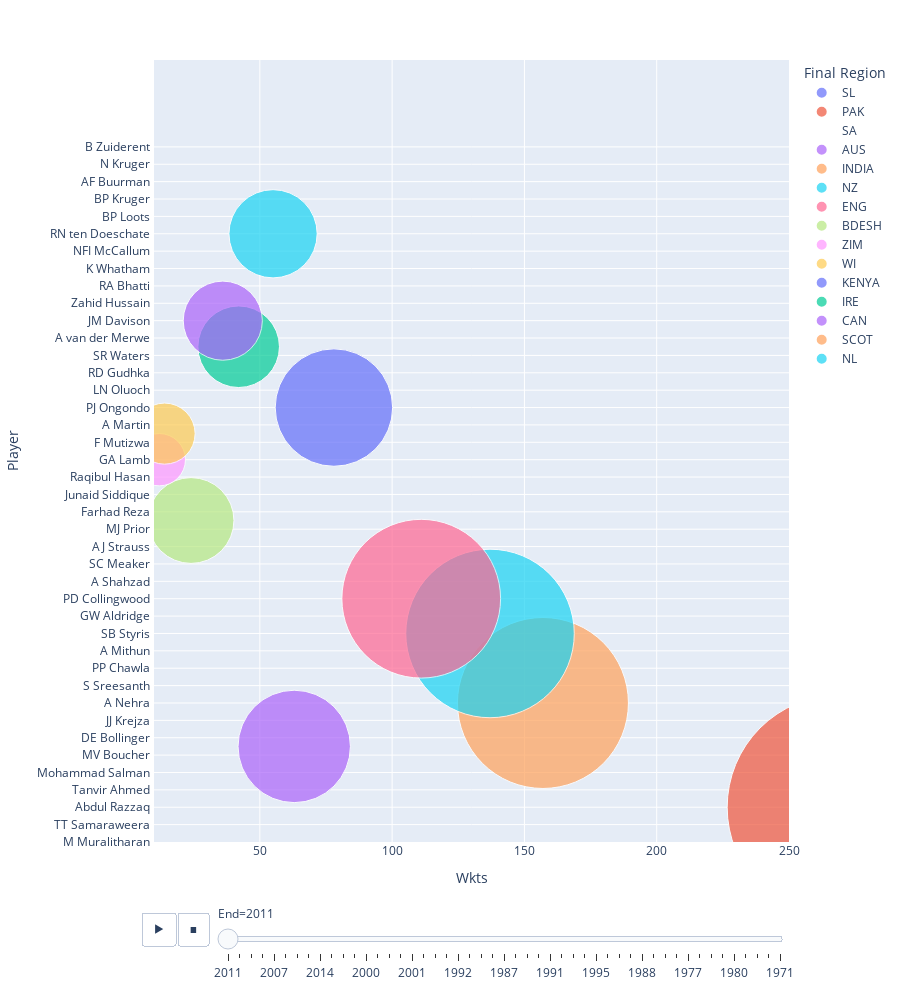

This figure's notebook cell:
### Code cell
import plotly.express as px
px.scatter(bowling_odi, x="Wkts", y="Player", animation_frame="End", animation_group="Final Region",
           size="Runs", color="Final Region", hover_name="Final Region",
           log_x=False, size_max=200, range_x=[10,250], range_y=[0,90], height=1000)

### Figure 1 — Plotly figure (JSON) as saved in the notebook; plotly's stock layout.template omitted (floating-point values rounded to 4 significant figures)
{"data": [{"hovertemplate": "<b>%{hovertext}</b><br><br>Final Region=SL<br>End=2011<br>Wkts=%{x}<br>Player=%{y}<br>Runs=%{marker.size}<extra></extra>", "hovertext": ["SL", "SL", "SL", "SL"], "ids": ["SL", "SL", "SL", "SL"], "legendgroup": "SL", "marker": {"color": "#636efa", "size": [12326, 11871, 542, 33], "sizemode": "area", "sizeref": 0.3408, "symbol": "circle"}, "mode": "markers", "name": "SL", "orientation": "h", "showlegend": true, "type": "scatter", "x": [534, 323, 11, 1], "xaxis": "x", "y": ["M Muralitharan ", "ST Jayasuriya ", "TT Samaraweera ", "LPC Silva "], "yaxis": "y"}, {"hovertemplate": "<b>%{hovertext}</b><br><br>Final Region=PAK<br>End=2011<br>Wkts=%{x}<br>Player=%{y}<br>Runs=%{marker.size}<extra></extra>", "hovertext": ["PAK", "PAK", "PAK", "PAK", "PAK", "PAK"], "ids": ["PAK", "PAK", "PAK", "PAK", "PAK", "PAK"], "legendgroup": "PAK", "marker": {"color": "#EF553B", "size": [8564, 6169, 83, 85, 0, 0], "sizemode": "area", "sizeref": 0.3408, "symbol": "circle"}, "mode": "markers", "name": "PAK", "orientation": "h", "showlegend": true, "type": "scatter", "x": [269, 247, 2, 1, 0, 0], "xaxis": "x", "y": ["Abdul Razzaq ", "Shoaib Akhtar ", "Tanvir Ahmed ", "Taufeeq Umar ", "Mohammad Salman ", "Usman Salahuddin "], "yaxis": "y"}, {"hovertemplate": "<b>%{hovertext}</b><br><br>Final Region=SA<br>End=2011<br>Wkts=%{x}<br>Player=%{y}<br>Runs=%{marker.size}<extra></extra>", "hovertext": ["SA"], "ids": ["SA"], "legendgroup": "SA", "marker": {"color": "#00cc96", "size": [0], "sizemode": "area", "sizeref": 0.3408, "symbol": "circle"}, "mode": "markers", "name": "SA", "orientation": "h", "showlegend": true, "type": "scatter", "x": [0], "xaxis": "x", "y": ["MV Boucher "], "yaxis": "y"}, {"hovertemplate": "<b>%{hovertext}</b><br><br>Final Region=AUS<br>End=2011<br>Wkts=%{x}<br>Player=%{y}<br>Runs=%{marker.size}<extra></extra>", "hovertext": ["AUS", "AUS", "AUS", "AUS", "AUS"], "ids": ["AUS", "AUS", "AUS", "AUS", "AUS"], "legendgroup": "AUS", "marker": {"color": "#ab63fa", "size": [2152, 1482, 1461, 331, 0], "sizemode": "area", "sizeref": 0.3408, "symbol": "circle"}, "mode": "markers", "name": "AUS", "orientation": "h", "showlegend": true, "type": "scatter", "x": [63, 62, 62, 7, 0], "xaxis": "x", "y": ["NM Hauritz ", "DE Bollinger ", "SW Tait ", "JJ Krejza ", "CJ Ferguson "], "yaxis": "y"}, {"hovertemplate": "<b>%{hovertext}</b><br><br>Final Region=INDIA<br>End=2011<br>Wkts=%{x}<br>Player=%{y}<br>Runs=%{marker.size}<extra></extra>", "hovertext": ["INDIA", "INDIA", "INDIA", "INDIA", "INDIA", "INDIA", "INDIA", "INDIA"], "ids": ["INDIA", "INDIA", "INDIA", "INDIA", "INDIA", "INDIA", "INDIA", "INDIA"], "legendgroup": "INDIA", "marker": {"color": "#FFA15A", "size": [4981, 2603, 2508, 2343, 1117, 170, 203, 0], "sizemode": "area", "sizeref": 0.3408, "symbol": "circle"}, "mode": "markers", "name": "INDIA", "orientation": "h", "showlegend": true, "type": "scatter", "x": [157, 86, 75, 69, 32, 4, 3, 0], "xaxis": "x", "y": ["A Nehra ", "MM Patel ", "S Sreesanth ", "RP Singh ", "PP Chawla ", "R Dravid ", "A Mithun ", "S Badrinath "], "yaxis": "y"}, {"hovertemplate": "<b>%{hovertext}</b><br><br>Final Region=NZ<br>End=2011<br>Wkts=%{x}<br>Player=%{y}<br>Runs=%{marker.size}<extra></extra>", "hovertext": ["NZ", "NZ", "NZ", "NZ"], "ids": ["NZ", "NZ", "NZ", "NZ"], "legendgroup": "NZ", "marker": {"color": "#19d3f3", "size": [4839, 155, 98, 0], "sizemode": "area", "sizeref": 0.3408, "symbol": "circle"}, "mode": "markers", "name": "NZ", "orientation": "h", "showlegend": true, "type": "scatter", "x": [137, 3, 1, 0], "xaxis": "x", "y": ["SB Styris ", "LJ Woodcock ", "GW Aldridge ", "JM How "], "yaxis": "y"}, {"hovertemplate": "<b>%{hovertext}</b><br><br>Final Region=ENG<br>End=2011<br>Wkts=%{x}<br>Player=%{y}<br>Runs=%{marker.size}<extra></extra>", "hovertext": ["ENG", "ENG", "ENG", "ENG", "ENG", "ENG", "ENG", "ENG", "ENG"], "ids": ["ENG", "ENG", "ENG", "ENG", "ENG", "ENG", "ENG", "ENG", "ENG"], "legendgroup": "ENG", "marker": {"color": "#FF6692", "size": [4294, 1075, 490, 705, 110, 72, 3, 0, 0], "sizemode": "area", "sizeref": 0.3408, "symbol": "circle"}, "mode": "markers", "name": "ENG", "orientation": "h", "showlegend": true, "type": "scatter", "x": [111, 21, 17, 15, 2, 0, 0, 0, 0], "xaxis": "x", "y": ["PD Collingwood ", "MH Yardy ", "A Shahzad ", "CT Tremlett ", "SC Meaker ", "SG Borthwick ", "AJ Strauss ", "SM Davies ", "MJ Prior "], "yaxis": "y"}, {"hovertemplate": "<b>%{hovertext}</b><br><br>Final Region=BDESH<br>End=2011<br>Wkts=%{x}<br>Player=%{y}<br>Runs=%{marker.size}<extra></extra>", "hovertext": ["BDESH", "BDESH", "BDESH", "BDESH", "BDESH", "BDESH", "BDESH"], "ids": ["BDESH", "BDESH", "BDESH", "BDESH", "BDESH", "BDESH", "BDESH"], "legendgroup": "BDESH", "marker": {"color": "#B6E880", "size": [1255, 1017, 572, 13, 9, 0, 0], "sizemode": "area", "sizeref": 0.3408, "symbol": "circle"}, "mode": "markers", "name": "BDESH", "orientation": "h", "showlegend": true, "type": "scatter", "x": [24, 22, 14, 0, 0, 0, 0], "xaxis": "x", "y": ["Alok Kapali ", "Farhad Reza ", "Sohrawordi Shuvo ", "Junaid Siddique ", "Shuvagata Hom ", "Raqibul Hasan ", "Shahriar Nafees "], "yaxis": "y"}, {"hovertemplate": "<b>%{hovertext}</b><br><br>Final Region=ZIM<br>End=2011<br>Wkts=%{x}<br>Player=%{y}<br>Runs=%{marker.size}<extra></extra>", "hovertext": ["ZIM", "ZIM", "ZIM"], "ids": ["ZIM", "ZIM", "ZIM"], "legendgroup": "ZIM", "marker": {"color": "#FF97FF", "size": [467, 69, 0], "sizemode": "area", "sizeref": 0.3408, "symbol": "circle"}, "mode": "markers", "name": "ZIM", "orientation": "h", "showlegend": true, "type": "scatter", "x": [12, 3, 0], "xaxis": "x", "y": ["GA Lamb ", "N Ncube ", "F Mutizwa "], "yaxis": "y"}, {"hovertemplate": "<b>%{hovertext}</b><br><br>Final Region=WI<br>End=2011<br>Wkts=%{x}<br>Player=%{y}<br>Runs=%{marker.size}<extra></extra>", "hovertext": ["WI", "WI", "WI"], "ids": ["WI", "WI", "WI"], "legendgroup": "WI", "marker": {"color": "#FECB52", "size": [636, 296, 0], "sizemode": "area", "sizeref": 0.3408, "symbol": "circle"}, "mode": "markers", "name": "WI", "orientation": "h", "showlegend": true, "type": "scatter", "x": [14, 11, 0], "xaxis": "x", "y": ["S Chanderpaul ", "A Martin ", "DP Hyatt "], "yaxis": "y"}, {"hovertemplate": "<b>%{hovertext}</b><br><br>Final Region=KENYA<br>End=2011<br>Wkts=%{x}<br>Player=%{y}<br>Runs=%{marker.size}<extra></extra>", "hovertext": ["KENYA", "KENYA", "KENYA", "KENYA", "KENYA", "KENYA", "KENYA"], "ids": ["KENYA", "KENYA", "KENYA", "KENYA", "KENYA", "KENYA", "KENYA"], "legendgroup": "KENYA", "marker": {"color": "#636efa", "size": [2350, 2169, 79, 28, 60, 28, 14], "sizemode": "area", "sizeref": 0.3408, "symbol": "circle"}, "mode": "markers", "name": "KENYA", "orientation": "h", "showlegend": true, "type": "scatter", "x": [78, 48, 5, 2, 1, 0, 0], "xaxis": "x", "y": ["PJ Ongondo ", "JK Kamande ", "LN Oluoch ", "DS Wesonga ", "RD Gudhka ", "EB Ringera ", "SR Waters "], "yaxis": "y"}, {"hovertemplate": "<b>%{hovertext}</b><br><br>Final Region=IRE<br>End=2011<br>Wkts=%{x}<br>Player=%{y}<br>Runs=%{marker.size}<extra></extra>", "hovertext": ["IRE", "IRE", "IRE"], "ids": ["IRE", "IRE", "IRE"], "legendgroup": "IRE", "marker": {"color": "#00cc96", "size": [1134, 323, 234], "sizemode": "area", "sizeref": 0.3408, "symbol": "circle"}, "mode": "markers", "name": "IRE", "orientation": "h", "showlegend": true, "type": "scatter", "x": [42, 11, 10], "xaxis": "x", "y": ["AC Botha ", "A van der Merwe ", "NG Jones "], "yaxis": "y"}, {"hovertemplate": "<b>%{hovertext}</b><br><br>Final Region=CAN<br>End=2011<br>Wkts=%{x}<br>Player=%{y}<br>Runs=%{marker.size}<extra></extra>", "hovertext": ["CAN", "CAN", "CAN", "CAN", "CAN", "CAN", "CAN"], "ids": ["CAN", "CAN", "CAN", "CAN", "CAN", "CAN", "CAN"], "legendgroup": "CAN", "marker": {"color": "#ab63fa", "size": [1067, 448, 94, 25, 0, 0, 0], "sizemode": "area", "sizeref": 0.3408, "symbol": "circle"}, "mode": "markers", "name": "CAN", "orientation": "h", "showlegend": true, "type": "scatter", "x": [36, 12, 2, 0, 0, 0, 0], "xaxis": "x", "y": ["JM Davison ", "WD Balaji Rao ", "Zahid Hussain ", "TG Gordon ", "RA Bhatti ", "ZE Surkari ", "K Whatham "], "yaxis": "y"}, {"hovertemplate": "<b>%{hovertext}</b><br><br>Final Region=SCOT<br>End=2011<br>Wkts=%{x}<br>Player=%{y}<br>Runs=%{marker.size}<extra></extra>", "hovertext": ["SCOT", "SCOT", "SCOT"], "ids": ["SCOT", "SCOT", "SCOT"], "legendgroup": "SCOT", "marker": {"color": "#FFA15A", "size": [38, 0, 0], "sizemode": "area", "sizeref": 0.3408, "symbol": "circle"}, "mode": "markers", "name": "SCOT", "orientation": "h", "showlegend": true, "type": "scatter", "x": [0, 0, 0], "xaxis": "x", "y": ["GI Maiden ", "NFI McCallum ", "DF Watts "], "yaxis": "y"}, {"hovertemplate": "<b>%{hovertext}</b><br><br>Final Region=NL<br>End=2011<br>Wkts=%{x}<br>Player=%{y}<br>Runs=%{marker.size}<extra></extra>", "hovertext": ["NL", "NL", "NL", "NL", "NL", "NL", "NL", "NL", "NL", "NL", "NL"], "ids": ["NL", "NL", "NL", "NL", "NL", "NL", "NL", "NL", "NL", "NL", "NL"], "legendgroup": "NL", "marker": {"color": "#19d3f3", "size": [1327, 690, 287, 86, 131, 195, 0, 0, 0, 0, 0], "sizemode": "area", "sizeref": 0.3408, "symbol": "circle"}, "mode": "markers", "name": "NL", "orientation": "h", "showlegend": true, "type": "scatter", "x": [55, 17, 6, 5, 3, 1, 0, 0, 0, 0, 0], "xaxis": "x", "y": ["RN ten Doeschate ", "Adeel Raja ", "BP Loots ", "TJ Heggelman ", "BP Kruger ", "BA Westdijk ", "AF Buurman ", "WP Diepeveen ", "N Kruger ", "VAB Tewarie ", "B Zuiderent "], "yaxis": "y"}], "layout": {"height": 1000, "legend": {"itemsizing": "constant", "title": {"text": "Final Region"}, "tracegroupgap": 0}, "margin": {"t": 60}, "sliders": [{"active": 0, "currentvalue": {"prefix": "End="}, "len": 0.9, "pad": {"b": 10, "t": 60}, "steps": [{"args": [["2011"], {"frame": {"duration": 0, "redraw": false}, "fromcurrent": true, "mode": "immediate", "transition": {"duration": 0, "easing": "linear"}}], "label": "2011", "method": "animate"}, {"args": [["2003"], {"frame": {"duration": 0, "redraw": false}, "fromcurrent": true, "mode": "immediate", "transition": {"duration": 0, "easing": "linear"}}], "label": "2003", "method": "animate"}, {"args": [["2008"], {"frame": {"duration": 0, "redraw": false}, "fromcurrent": true, "mode": "immediate", "transition": {"duration": 0, "easing": "linear"}}], "label": "2008", "method": "animate"}, {"args": [["2015"], {"frame": {"duration": 0, "redraw": false}, "fromcurrent": true, "mode": "immediate", "transition": {"duration": 0, "easing": "linear"}}], "label": "2015", "method": "animate"}, {"args": [["2007"], {"frame": {"duration": 0, "redraw": false}, "fromcurrent": true, "mode": "immediate", "transition": {"duration": 0, "easing": "linear"}}], "label": "2007", "method": "animate"}, {"args": [["2012"], {"frame": {"duration": 0, "redraw": false}, "fromcurrent": true, "mode": "immediate", "transition": {"duration": 0, "easing": "linear"}}], "label": "2012", "method": "animate"}, {"args": [["2019"], {"frame": {"duration": 0, "redraw": false}, "fromcurrent": true, "mode": "immediate", "transition": {"duration": 0, "easing": "linear"}}], "label": "2019", "method": "animate"}, {"args": [["2005"], {"frame": {"duration": 0, "redraw": false}, "fromcurrent": true, "mode": "immediate", "transition": {"duration": 0, "easing": "linear"}}], "label": "2005", "method": "animate"}, {"args": [["2014"], {"frame": {"duration": 0, "redraw": false}, "fromcurrent": true, "mode": "immediate", "transition": {"duration": 0, "easing": "linear"}}], "label": "2014", "method": "animate"}, {"args": [["2009"], {"frame": {"duration": 0, "redraw": false}, "fromcurrent": true, "mode": "immediate", "transition": {"duration": 0, "easing": "linear"}}], "label": "2009", "method": "animate"}, {"args": [["1994"], {"frame": {"duration": 0, "redraw": false}, "fromcurrent": true, "mode": "immediate", "transition": {"duration": 0, "easing": "linear"}}], "label": "1994", "method": "animate"}, {"args": [["2006"], {"frame": {"duration": 0, "redraw": false}, "fromcurrent": true, "mode": "immediate", "transition": {"duration": 0, "easing": "linear"}}], "label": "2006", "method": "animate"}, {"args": [["2000"], {"frame": {"duration": 0, "redraw": false}, "fromcurrent": true, "mode": "immediate", "transition": {"duration": 0, "easing": "linear"}}], "label": "2000", "method": "animate"}, {"args": [["2004"], {"frame": {"duration": 0, "redraw": false}, "fromcurrent": true, "mode": "immediate", "transition": {"duration": 0, "easing": "linear"}}], "label": "2004", "method": "animate"}, {"args": [["1996"], {"frame": {"duration": 0, "redraw": false}, "fromcurrent": true, "mode": "immediate", "transition": {"duration": 0, "easing": "linear"}}], "label": "1996", "method": "animate"}, {"args": [["2017"], {"frame": {"duration": 0, "redraw": false}, "fromcurrent": true, "mode": "immediate", "transition": {"duration": 0, "easing": "linear"}}], "label": "2017", "method": "animate"}, {"args": [["2001"], {"frame": {"duration": 0, "redraw": false}, "fromcurrent": true, "mode": "immediate", "transition": {"duration": 0, "easing": "linear"}}], "label": "2001", "method": "animate"}, {"args": [["2002"], {"frame": {"duration": 0, "redraw": false}, "fromcurrent": true, "mode": "immediate", "transition": {"duration": 0, "easing": "linear"}}], "label": "2002", "method": "animate"}, {"args": [["2018"], {"frame": {"duration": 0, "redraw": false}, "fromcurrent": true, "mode": "immediate", "transition": {"duration": 0, "easing": "linear"}}], "label": "2018", "method": "animate"}, {"args": [["1998"], {"frame": {"duration": 0, "redraw": false}, "fromcurrent": true, "mode": "immediate", "transition": {"duration": 0, "easing": "linear"}}], "label": "1998", "method": "animate"}, {"args": [["1992"], {"frame": {"duration": 0, "redraw": false}, "fromcurrent": true, "mode": "immediate", "transition": {"duration": 0, "easing": "linear"}}], "label": "1992", "method": "animate"}, {"args": [["2016"], {"frame": {"duration": 0, "redraw": false}, "fromcurrent": true, "mode": "immediate", "transition": {"duration": 0, "easing": "linear"}}], "label": "2016", "method": "animate"}, {"args": [["1990"], {"frame": {"duration": 0, "redraw": false}, "fromcurrent": true, "mode": "immediate", "transition": {"duration": 0, "easing": "linear"}}], "label": "1990", "method": "animate"}, {"args": [["2010"], {"frame": {"duration": 0, "redraw": false}, "fromcurrent": true, "mode": "immediate", "transition": {"duration": 0, "easing": "linear"}}], "label": "2010", "method": "animate"}, {"args": [["1987"], {"frame": {"duration": 0, "redraw": false}, "fromcurrent": true, "mode": "immediate", "transition": {"duration": 0, "easing": "linear"}}], "label": "1987", "method": "animate"}, {"args": [["1989"], {"frame": {"duration": 0, "redraw": false}, "fromcurrent": true, "mode": "immediate", "transition": {"duration": 0, "easing": "linear"}}], "label": "1989", "method": "animate"}, {"args": [["1993"], {"frame": {"duration": 0, "redraw": false}, "fromcurrent": true, "mode": "immediate", "transition": {"duration": 0, "easing": "linear"}}], "label": "1993", "method": "animate"}, {"args": [["1997"], {"frame": {"duration": 0, "redraw": false}, "fromcurrent": true, "mode": "immediate", "transition": {"duration": 0, "easing": "linear"}}], "label": "1997", "method": "animate"}, {"args": [["1991"], {"frame": {"duration": 0, "redraw": false}, "fromcurrent": true, "mode": "immediate", "transition": {"duration": 0, "easing": "linear"}}], "label": "1991", "method": "animate"}, {"args": [["1999"], {"frame": {"duration": 0, "redraw": false}, "fromcurrent": true, "mode": "immediate", "transition": {"duration": 0, "easing": "linear"}}], "label": "1999", "method": "animate"}, {"args": [["2013"], {"frame": {"duration": 0, "redraw": false}, "fromcurrent": true, "mode": "immediate", "transition": {"duration": 0, "easing": "linear"}}], "label": "2013", "method": "animate"}, {"args": [["1983"], {"frame": {"duration": 0, "redraw": false}, "fromcurrent": true, "mode": "immediate", "transition": {"duration": 0, "easing": "linear"}}], "label": "1983", "method": "animate"}, {"args": [["1995"], {"frame": {"duration": 0, "redraw": false}, "fromcurrent": true, "mode": "immediate", "transition": {"duration": 0, "easing": "linear"}}], "label": "1995", "method": "animate"}, {"args": [["1985"], {"frame": {"duration": 0, "redraw": false}, "fromcurrent": true, "mode": "immediate", "transition": {"duration": 0, "easing": "linear"}}], "label": "1985", "method": "animate"}, {"args": [["1984"], {"frame": {"duration": 0, "redraw": false}, "fromcurrent": true, "mode": "immediate", "transition": {"duration": 0, "easing": "linear"}}], "label": "1984", "method": "animate"}, {"args": [["1982"], {"frame": {"duration": 0, "redraw": false}, "fromcurrent": true, "mode": "immediate", "transition": {"duration": 0, "easing": "linear"}}], "label": "1982", "method": "animate"}, {"args": [["1988"], {"frame": {"duration": 0, "redraw": false}, "fromcurrent": true, "mode": "immediate", "transition": {"duration": 0, "easing": "linear"}}], "label": "1988", "method": "animate"}, {"args": [["1981"], {"frame": {"duration": 0, "redraw": false}, "fromcurrent": true, "mode": "immediate", "transition": {"duration": 0, "easing": "linear"}}], "label": "1981", "method": "animate"}, {"args": [["1976"], {"frame": {"duration": 0, "redraw": false}, "fromcurrent": true, "mode": "immediate", "transition": {"duration": 0, "easing": "linear"}}], "label": "1976", "method": "animate"}, {"args": [["1975"], {"frame": {"duration": 0, "redraw": false}, "fromcurrent": true, "mode": "immediate", "transition": {"duration": 0, "easing": "linear"}}], "label": "1975", "method": "animate"}, {"args": [["1977"], {"frame": {"duration": 0, "redraw": false}, "fromcurrent": true, "mode": "immediate", "transition": {"duration": 0, "easing": "linear"}}], "label": "1977", "method": "animate"}, {"args": [["1978"], {"frame": {"duration": 0, "redraw": false}, "fromcurrent": true, "mode": "immediate", "transition": {"duration": 0, "easing": "linear"}}], "label": "1978", "method": "animate"}, {"args": [["1986"], {"frame": {"duration": 0, "redraw": false}, "fromcurrent": true, "mode": "immediate", "transition": {"duration": 0, "easing": "linear"}}], "label": "1986", "method": "animate"}, {"args": [["1979"], {"frame": {"duration": 0, "redraw": false}, "fromcurrent": true, "mode": "immediate", "transition": {"duration": 0, "easing": "linear"}}], "label": "1979", "method": "animate"}, {"args": [["1980"], {"frame": {"duration": 0, "redraw": false}, "fromcurrent": true, "mode": "immediate", "transition": {"duration": 0, "easing": "linear"}}], "label": "1980", "method": "animate"}, {"args": [["1973"], {"frame": {"duration": 0, "redraw": false}, "fromcurrent": true, "mode": "immediate", "transition": {"duration": 0, "easing": "linear"}}], "label": "1973", "method": "animate"}, {"args": [["1972"], {"frame": {"duration": 0, "redraw": false}, "fromcurrent": true, "mode": "immediate", "transition": {"duration": 0, "easing": "linear"}}], "label": "1972", "method": "animate"}, {"args": [["1974"], {"frame": {"duration": 0, "redraw": false}, "fromcurrent": true, "mode": "immediate", "transition": {"duration": 0, "easing": "linear"}}], "label": "1974", "method": "animate"}, {"args": [["1971"], {"frame": {"duration": 0, "redraw": false}, "fromcurrent": true, "mode": "immediate", "transition": {"duration": 0, "easing": "linear"}}], "label": "1971", "method": "animate"}], "x": 0.1, "xanchor": "left", "y": 0, "yanchor": "top"}], "updatemenus": [{"buttons": [{"args": [null, {"frame": {"duration": 500, "redraw": false}, "fromcurrent": true, "mode": "immediate", "transition": {"duration": 500, "easing": "linear"}}], "label": "&#9654;", "method": "animate"}, {"args": [[null], {"frame": {"duration": 0, "redraw": false}, "fromcurrent": true, "mode": "immediate", "transition": {"duration": 0, "easing": "linear"}}], "label": "&#9724;", "method": "animate"}], "direction": "left", "pad": {"r": 10, "t": 70}, "showactive": false, "type": "buttons", "x": 0.1, "xanchor": "right", "y": 0, "yanchor": "top"}], "xaxis": {"anchor": "y", "domain": [0, 1], "range": [10, 250], "title": {"text": "Wkts"}}, "yaxis": {"anchor": "x", "domain": [0, 1], "range": [0, 90], "title": {"text": "Player"}}}}
